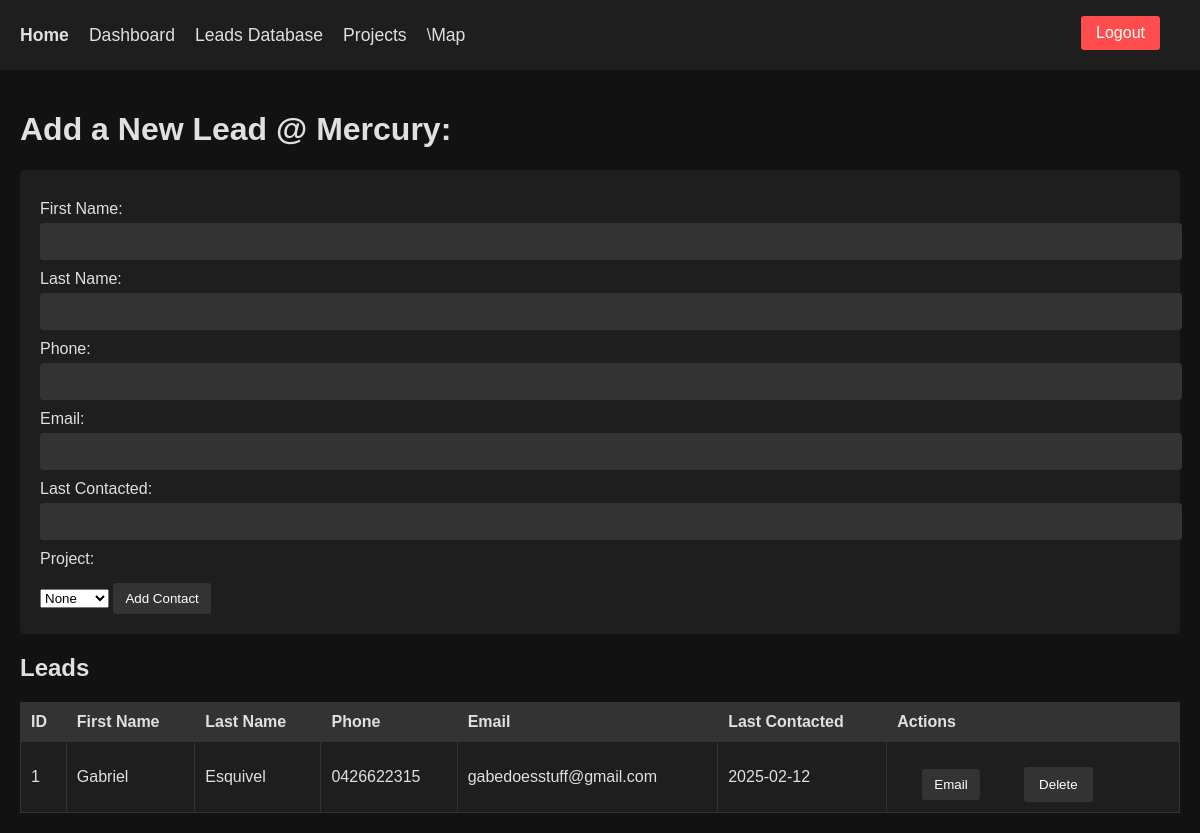
Before: /leads (signed in) with the older database file.
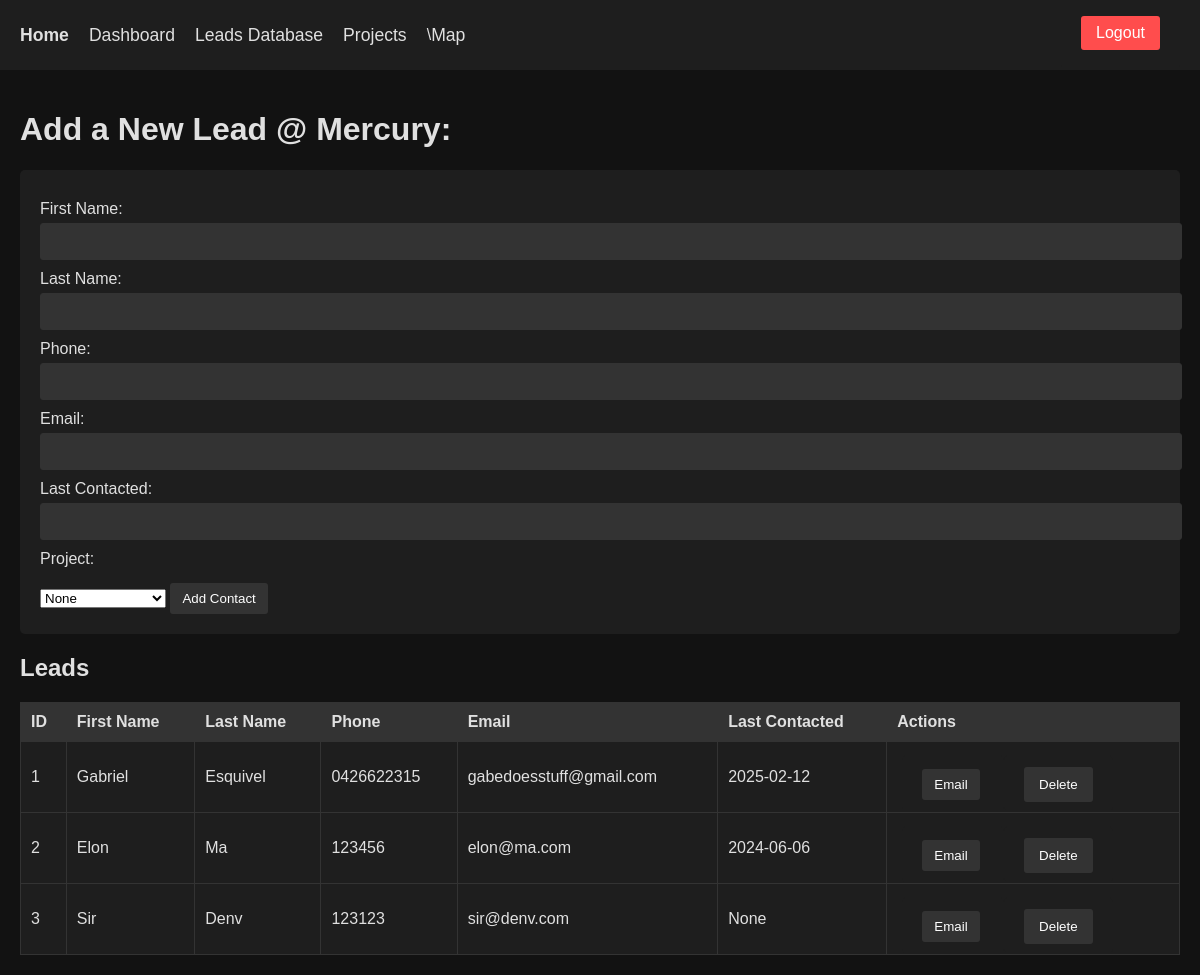
After: the same page with the newer database file.
### app.py (models this page shows, shortened)
class Contact(db.Model):
    id = db.Column(db.Integer, primary_key=True)
    first_name = db.Column(db.String(100), nullable=False)
    last_name = db.Column(db.String(100), nullable=False)
    phone = db.Column(db.String(20))
    email = db.Column(db.String(100))
    last_contacted = db.Column(db.String(100))
    project_id = db.Column(db.Integer, db.ForeignKey('project.id'), nullable=True)

### app.py (the view, shortened to what this page needs)
@app.route('/leads', methods=['GET', 'POST'])
@login_required
def leads():
    contacts = Contact.query.all()
    projects = Project.query.all()
    return render_template('leads.html', contacts=contacts, projects=projects)

### app.py (called while the page is built)
def login_required(f):
    @wraps(f)
    def decorated_function(*args, **kwargs):
        if not session.get('logged_in'):
            flash("Please log in first.", "warning")
            return redirect(url_for('login'))
        return f(*args, **kwargs)
    return decorated_function

### templates/leads.html (shortened to what this page needs)
{% extends "base.html" %}
{% block content %}
  <h1>Add a New Lead @ Mercury:</h1>
  <form method="post">
    <label>First Name:</label>
    <input type="text" name="first_name" required>
    <label>Last Name:</label>
    <input type="text" name="last_name" required>
    <label>Phone:</label>
    <input type="text" name="phone">
    <label>Email:</label>
    <input type="text" name="email">
    <label>Last Contacted:</label>
    <input type="text" name="last_contacted">
    <label>Project:</label>
    <select name="project_id">
      <option value="">None</option>
    </select>
    <button type="submit">Add Contact</button>
  </form>
  <h2>Leads</h2>
  <table>
    <thead>
      <tr>
        <th>ID</th>
        <th>First Name</th>
        <th>Last Name</th>
        <th>Phone</th>
        <th>Email</th>
        <th>Last Contacted</th>
        <th>Actions</th>
      </tr>
    </thead>
    <tbody>
      {% for contact in contacts %}
        <tr>
          <td>{{ contact.id }}</td>
          <td>{{ contact.first_name }}</td>
          <td>{{ contact.last_name }}</td>
          <td>{{ contact.phone }}</td>
          <td>{{ contact.email }}</td>
          <td>{{ contact.last_contacted }}</td>
          <td>
            <form action="{{ url_for('email_contact', contact_id=contact.id) }}" method="post" style="display:inline; margin-left:5px;">
              <button type="submit">Email</button>
            </form>
            <form method="post" action="{{ url_for('delete_contact', contact_id=contact.id) }}" class="delete-form">
              <input type="submit" value="Delete">
            </form>
          </td>
        </tr>
      {% else %}
        <tr>
          <td colspan="6">No contacts available.</td>
        </tr>
      {% endfor %}
    </tbody>
  </table>
{% endblock %}

Changed rows visible on the page:
added Contact: id "2", first_name "Elon", last_name "Ma", phone "123456", email "elon@ma.com", last_contacted "2024-06-06"
added Contact: id "3", first_name "Sir", last_name "Denv", phone "123123", email "sir@denv.com", last_contacted "None"
